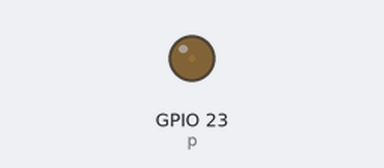
This program was run on a simulated Raspberry Pi (BCM pin numbers). Parts: output pins drawn as LEDs (lit = HIGH).

Above: at 0.05 s.
At 0.7 s:
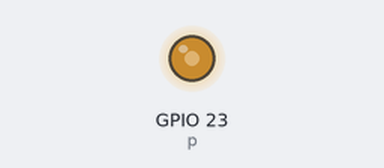
At 1.1 s:
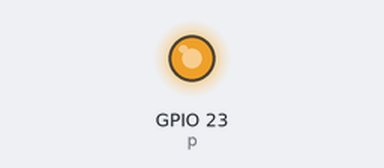
At 2.2 s:
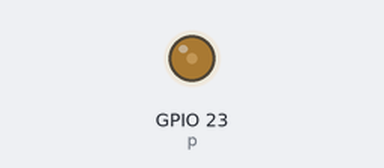
Timing chart, 0 to 5.8 s (numbered marks = the images above):
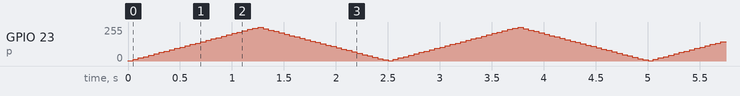

The program:

fade_green.py
```python
import RPi.GPIO as GPIO
import time
GPIO.setmode(GPIO.BCM)
GPIO.setup(23, GPIO.OUT)

p = GPIO.PWM(23, 500) #frequency 500Hz
p.start(0)
try:
    while 1:
        for dc in range(1, 100, 4):
            p.ChangeDutyCycle(dc)
            time.sleep(0.05)
        for dc in range(99, 0, -4):
            p.ChangeDutyCycle(dc)
            time.sleep(0.05)
except KeyboardInterrupt:
    pass
p.stop
GPIO.cleanup()
```
